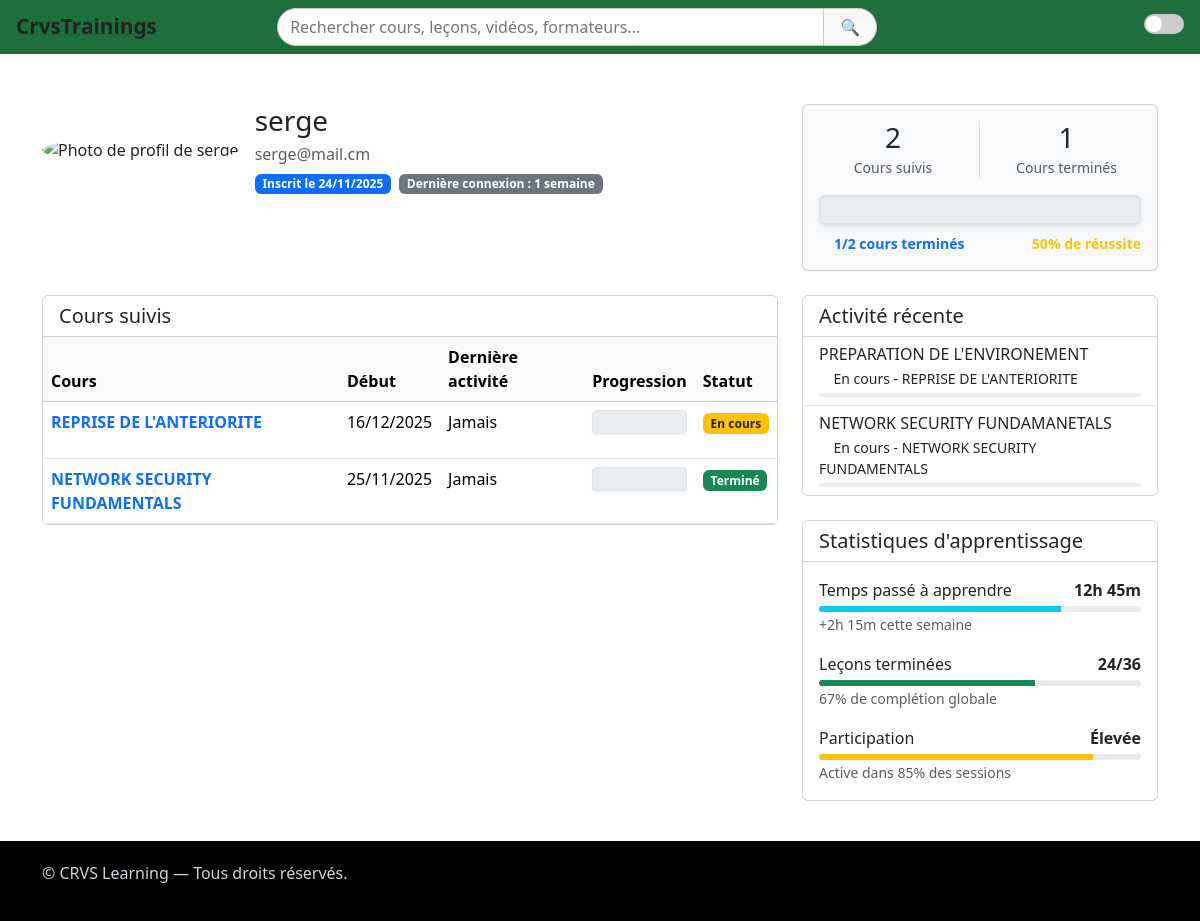
Screenshot of /tracking/learners/2/ (signed in) with the database file from the repository.
### users/models.py (models this page shows, shortened)
class CustomUser(AbstractUser):
    ROLE_CHOICES = (
        ('learner', _('Apprenant')),
        ('trainer', _('Formateur')),
        ('admin', _('Administrateur')),
    )
    role = models.CharField(max_length=20, choices=ROLE_CHOICES, default='learner')
    avatar = models.ImageField(upload_to='avatars/', blank=True, null=True)
    cover = models.ImageField(upload_to='covers/', blank=True, null=True)
    bio = models.TextField(blank=True, null=True)
    last_seen = models.DateTimeField(blank=True, null=True)
    def get_avatar_url(self):
        if self.avatar and hasattr(self.avatar, 'url'):
            try:
                return self.avatar.url
            except ValueError:
                return None
        return None
    def get_avatar_display(self, default_color='#3b82f6'):
        avatar_url = self.get_avatar_url()
        if avatar_url:
            return {
                'type': 'image',
                'url': avatar_url,
                'alt': f"Photo de profil de {self.username}"
            }
    def get_unread_messages(self):
        if hasattr(self, 'received_messages'):
            return self.received_messages.filter(read=False)
        return self.receivedmessage_set.filter(read=False)
    def get_unread_messages_count(self):
        return self.get_unread_messages().count()

### courses/models.py (models this page shows, shortened)
class Enrollment(models.Model):
    user = models.ForeignKey(settings.AUTH_USER_MODEL, on_delete=models.CASCADE, related_name='enrollments')
    course = models.ForeignKey('Course', on_delete=models.CASCADE, related_name='enrollments')
    enrolled_at = models.DateTimeField(auto_now_add=True)
    class Meta:
        unique_together = ('user', 'course')
        ordering = ['-enrolled_at']

class Course(models.Model):
    title = models.CharField(max_length=255)
    description = models.TextField()
    category = models.ForeignKey(Category, on_delete=models.SET_NULL, null=True, blank=True)
    thumbnail = models.ImageField(upload_to='course/thumbnails/', null=True, blank=True)
    language = models.CharField(
        max_length=10,
        choices=[('fr', 'Français'), ('en', 'English')],
        default='fr'
    )
    created_by = models.ForeignKey(
        settings.AUTH_USER_MODEL,
        on_delete=models.CASCADE,
        related_name='courses'
    )
    created_at = models.DateTimeField(auto_now_add=True)

class LessonProgress(models.Model):
    user = models.ForeignKey(settings.AUTH_USER_MODEL, on_delete=models.CASCADE)
    lesson = models.ForeignKey('Lesson', on_delete=models.CASCADE)
    is_completed = models.BooleanField(default=False)
    completed_at = models.DateTimeField(auto_now_add=True, null=True, blank=True)
    class Meta:
        unique_together = ('user', 'lesson')
        verbose_name = 'Progression de leçon'
        verbose_name_plural = 'Progressions des leçons'
    class Meta:
        unique_together = ('user', 'lesson')

class Lesson(models.Model):
    module = models.ForeignKey(Module, on_delete=models.CASCADE, related_name='lessons')
    title = models.CharField(max_length=255)
    description = models.TextField(blank=True, null=True)
    content_file = models.FileField(upload_to='lessons/files/', blank=True, null=True)
    order = models.PositiveIntegerField(default=1)
    thumbnail = models.ImageField(upload_to='lessons/thumbnails/', blank=True, null=True)
    duration = models.DurationField(blank=True, null=True)
    created_at = models.DateTimeField(auto_now_add=True, null=True, blank=True)
    class Meta:
        ordering = ['order']

class Module(models.Model):
    LEVEL_CHOICES = [
        ('beginner', 'Débutant'),
        ('intermediate', 'Intermédiaire'),
        ('advanced', 'Avancé'),
    ]
    course = models.ForeignKey(Course, on_delete=models.CASCADE, related_name='modules')
    title = models.CharField(max_length=255)
    description = models.TextField(blank=True, null=True)
    level = models.CharField(max_length=20, choices=LEVEL_CHOICES, default='beginner')  # Niveau ici
    order = models.PositiveIntegerField(default=1)
    class Meta:
        ordering = ['order']

### tracking/views.py (the view)
# urls.py: path('learners/<int:learner_id>/', views.learner_detail, name='learner_detail'),
@login_required
@user_passes_test(is_trainer_or_admin)
def learner_detail(request, learner_id):
    learner = get_object_or_404(CustomUser, id=learner_id, role='learner')
    learner_progress = LearnerProgress.objects.filter(user=learner).select_related('course')
    from courses.models import CourseCompletion
    completed_course_ids = set(CourseCompletion.objects.filter(
        user=learner
    ).values_list('course_id', flat=True))
    enrollments = []
    for enrollment in Enrollment.objects.filter(user=learner).select_related('course'):
        progress = learner_progress.filter(course=enrollment.course).first()
        is_course_completed = enrollment.course.id in completed_course_ids
        enrollment.progress = progress.completion_percentage if progress else 0.0
        enrollment.last_accessed = progress.last_accessed if progress else None
        enrollment.completed = is_course_completed
        if is_course_completed and enrollment.progress < 100:
            enrollment.progress = 100.0
        enrollments.append(enrollment)
    total_courses = len(enrollments)
    completed_courses = len(completed_course_ids)
    completion_rate = (completed_courses / total_courses * 100) if total_courses > 0 else 0
    from courses.models import LessonProgress
    recent_activities = LessonProgress.objects.filter(
        user=learner
    ).select_related(
        'lesson', 'lesson__module', 'lesson__module__course'
    ).order_by('-completed_at' if 'completed_at' in [f.name for f in LessonProgress._meta.fields] else '-last_accessed')[:10]
    total_time_spent = timedelta()
    context = {
        'title': f'Détails de {learner.get_full_name() or learner.username}',
        'learner': learner,
        'enrollments': enrollments,
        'total_courses': total_courses,
        'completed_courses': completed_courses,
        'completion_rate': round(completion_rate, 1),
        'recent_activities': recent_activities,
        'total_time_spent': total_time_spent,
    }
    return render(request, 'tracking/learner_detail.html', context)

### tracking/templatetags/tracking_filters.py (called while the page is built)
@register.filter(name='get_completion_color')
def get_completion_color(percentage):
    if not percentage:
        return 'secondary'
    percentage = float(percentage)
    if percentage < 25:
        return 'danger'
    elif 25 <= percentage < 50:
        return 'warning'
    elif 50 <= percentage < 75:
        return 'info'
    else:
        return 'success'

### tracking/views.py (called while the page is built)
def is_trainer_or_admin(user):
    return user.is_authenticated and (user.role == 'trainer' or user.is_superuser)

### tracking/templates/tracking/learner_detail.html (shortened to what this page needs)
{% extends 'base.html' %}
{% load static %}
{% load tracking_filters %}
{% block content %}
<div class="container mt-4">
    <div class="row mb-4">
        <div class="col-md-8">
            <div class="d-flex align-items-center mb-3">
                <div class="me-3">
                    {% with avatar=learner.get_avatar_display %}
                        {% if avatar.type == 'image' %}
                            <img src="{{ avatar.url }}" alt="{{ avatar.alt }}" class="rounded-circle" width="80" height="80">
                        {% else %}
                            <div class="rounded-circle d-flex align-items-center justify-content-center" style="width: 80px; height: 80px; background-color: {{ avatar.bg_color }}; color: white; font-size: 2rem; font-weight: bold;">
                                {{ avatar.text }}
                            </div>
                        {% endif %}
                    {% endwith %}
                </div>
                <div>
                    <h1 class="h3 mb-1">{{ learner.get_full_name|default:learner.username }}</h1>
                    <p class="text-muted mb-2">{{ learner.email }}</p>
                    <div class="d-flex gap-2">
                        <span class="badge bg-primary">Inscrit le {{ learner.date_joined|date:"d/m/Y" }}</span>
                        {% if learner.last_login %}
                            <span class="badge bg-secondary">Dernière connexion : {{ learner.last_login|timesince }}</span>
                        {% else %}
                            <span class="badge bg-secondary">Jamais connecté</span>
                        {% endif %}
                    </div>
                </div>
            </div>
        </div>
        <div class="col-md-4">
            <div class="card bg-light">
                <div class="card-body text-center">
                    <div class="row">
                        <div class="col-6 border-end">
                            <h3 class="mb-0">{{ total_courses }}</h3>
                            <small class="text-muted">Cours suivis</small>
                        </div>
                        <div class="col-6">
                            <h3 class="mb-0">{{ completed_courses }}</h3>
                            <small class="text-muted">Cours terminés</small>
                        </div>
                    </div>
                    <div class="progress mt-3" style="height: 30px; position: relative; border-radius: 6px; overflow: visible; border: 2px solid #dee2e6; box-shadow: 0 2px 4px rgba(0,0,0,0.1);">
                    </div>
                    <div class="d-flex justify-content-between small fw-bold mt-2">
                        <span class="text-primary">
                            <i class="bi bi-journal-check me-1"></i>{{ completed_courses }}/{{ total_courses }} cours terminés
                        </span>
                        <span style="color: {% if completion_rate < 25 %}#dc3545{% elif completion_rate < 50 %}#fd7e14{% elif completion_rate < 75 %}#ffc107{% else %}#198754{% endif %};">
                            <i class="bi bi-trophy-fill me-1"></i>{{ completion_rate|floatformat:0 }}% de réussite
                        </span>
                    </div>
                </div>
            </div>
        </div>
    </div>
    <div class="row">
        <div class="col-md-8">
            <div class="card mb-4">
                <div class="card-header bg-white d-flex justify-content-between align-items-center">
                    <h5 class="mb-0">Cours suivis</h5>
                </div>
                <div class="table-responsive">
                    <table class="table table-hover mb-0">
                        <thead class="table-light">
                            <tr>
                                <th>Cours</th>
                                <th>Début</th>
                                <th>Dernière activité</th>
                                <th>Progression</th>
                                <th>Statut</th>
                            </tr>
                        </thead>
                        <tbody>
                            {% for enrollment in enrollments %}
                            <tr>
                                <td>
                                    <a href="{% url 'courses:course_detail' enrollment.course.id %}" class="text-decoration-none">
                                        <strong>{{ enrollment.course.title }}</strong>
                                    </a>
                                </td>
                                <td>{{ enrollment.enrolled_at|date:"d/m/Y" }}</td>
                                <td>{% if enrollment.last_accessed %}{{ enrollment.last_accessed|timesince }}{% else %}Jamais{% endif %}</td>
                                <td>
                                    <div class="progress mb-3" style="height: 24px; position: relative; border-radius: 4px; overflow: visible; border: 1px solid #dee2e6; box-shadow: 0 1px 2px rgba(0,0,0,0.05);">
                                    </div>
                                </td>
                                <td>
                                    {% if enrollment.completed %}
                                        <span class="badge bg-success">Terminé</span>
                                    {% else %}
                                        <span class="badge bg-warning text-dark">En cours</span>
                                    {% endif %}
                                </td>
                            </tr>
                            {% endfor %}
                        </tbody>
                    </table>
                </div>
            </div>
        </div>
        <div class="col-md-4">
            <div class="card mb-4">
                <div class="card-header bg-white">
                    <h5 class="mb-0">Activité récente</h5>
                </div>
                <div class="list-group list-group-flush">
                    {% for activity in recent_activities %}
                    <div class="list-group-item">
                        <div class="d-flex w-100 justify-content-between">
                            <h6 class="mb-1">{{ activity.lesson.title }}</h6>
                        </div>
                        <p class="mb-1 small">
                            {% if activity.completed %}
                                <i class="bi bi-check-circle-fill text-success"></i> Terminé
                            {% else %}
                                <i class="bi bi-arrow-repeat text-warning"></i> En cours
                            {% endif %}
                            - {{ activity.lesson.module.course.title }}
                        </p>
                        <div class="progress" style="height: 4px;">
                        </div>
                    </div>
                    {% endfor %}
                </div>
            </div>
            <div class="card">
                <div class="card-header bg-white">
                    <h5 class="mb-0">Statistiques d'apprentissage</h5>
                </div>
                <div class="card-body">
                    <div class="mb-3">
                        <div class="d-flex justify-content-between mb-1">
                            <span>Temps passé à apprendre</span>
                            <strong>12h 45m</strong>
                        </div>
                        <div class="progress" style="height: 6px;">
                            <div class="progress-bar bg-info" role="progressbar" style="width: 75%"
                                 aria-valuenow="75" aria-valuemin="0" aria-valuemax="100"></div>
                        </div>
                        <small class="text-muted">+2h 15m cette semaine</small>
                    </div>
                    <div class="mb-3">
                        <div class="d-flex justify-content-between mb-1">
                            <span>Leçons terminées</span>
                            <strong>24/36</strong>
                        </div>
                        <div class="progress" style="height: 6px;">
                            <div class="progress-bar bg-success" role="progressbar" style="width: 67%"
                                 aria-valuenow="67" aria-valuemin="0" aria-valuemax="100"></div>
                        </div>
                        <small class="text-muted">67% de complétion globale</small>
                    </div>
                    <div class="mb-0">
                        <div class="d-flex justify-content-between mb-1">
                            <span>Participation</span>
                            <strong>Élevée</strong>
                        </div>
                        <div class="progress" style="height: 6px;">
                            <div class="progress-bar bg-warning" role="progressbar" style="width: 85%"
                                 aria-valuenow="85" aria-valuemin="0" aria-valuemax="100"></div>
                        </div>
                        <small class="text-muted">Active dans 85% des sessions</small>
                    </div>
                </div>
            </div>
        </div>
    </div>
</div>
{% endblock %}

### templates/base.html (style rules this page uses)
*, *::before, *::after { box-sizing: border-box; }
body { margin: 0; padding: 0; font-family: 'Segoe UI', Tahoma, Geneva, Verdana, sans-serif; background-color: var(--bg); color: var(--text); transition: background-color 0.5s ease, color 0.5s ease; overflow-x: hidden; }
:root { --bg: #ffffff; --text: #222222; --primary: #3f51b5; --secondary: #f50057; --nav-bg: #f9f9f9; --btn-bg: var(--primary); --btn-text: #fff; }

### rows the page displays
CustomUser: get_full_name "serge", email "serge@mail.cm", date_joined "24/11/2025", last_login "1 semaine"
Enrollment: course "REPRISE DE L'ANTERIORITE", enrolled_at "16/12/2025", shows "Jamais", shows "En cours"
Enrollment: course "NETWORK SECURITY FUNDAMENTALS", enrolled_at "25/11/2025", shows "Jamais", shows "Terminé"
LessonProgress: lesson "PREPARATION DE L'ENVIRONEMENT", lesson.module.course "REPRISE DE L'ANTERIORITE"
LessonProgress: lesson "NETWORK SECURITY FUNDAMANETALS", lesson.module.course "NETWORK SECURITY FUNDAMENTALS"

### other values shown
{{ total_courses }} "2"
{{ completed_courses }} "1"
{{ completion_rate|floatformat:0 }} "50"
